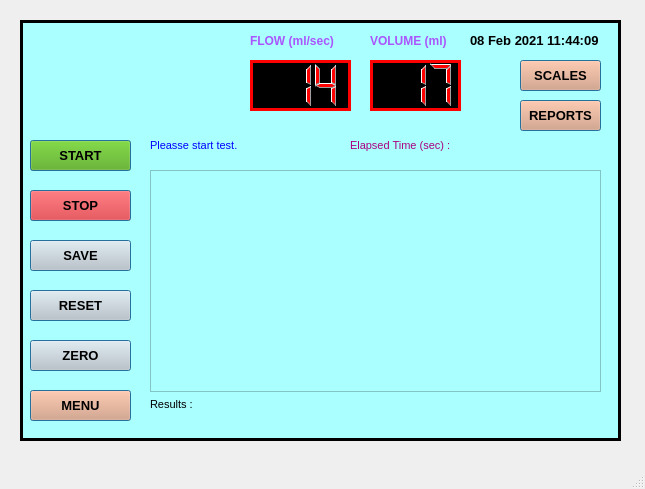
<?xml version="1.0" encoding="UTF-8"?>
<ui version="4.0">
 <class>MainWindow</class>
 <widget class="QMainWindow" name="MainWindow">
  <property name="geometry">
   <rect>
    <x>0</x>
    <y>0</y>
    <width>645</width>
    <height>489</height>
   </rect>
  </property>
  <property name="windowTitle">
   <string>MainWindow</string>
  </property>
  <widget class="QWidget" name="centralwidget">
   <widget class="QFrame" name="frame">
    <property name="geometry">
     <rect>
      <x>20</x>
      <y>20</y>
      <width>601</width>
      <height>421</height>
     </rect>
    </property>
    <property name="font">
     <font>
      <pointsize>12</pointsize>
     </font>
    </property>
    <property name="autoFillBackground">
     <bool>false</bool>
    </property>
    <property name="styleSheet">
     <string notr="true">background-color: rgb(170, 255, 255);</string>
    </property>
    <property name="frameShape">
     <enum>QFrame::Box</enum>
    </property>
    <property name="frameShadow">
     <enum>QFrame::Plain</enum>
    </property>
    <property name="lineWidth">
     <number>3</number>
    </property>
    <widget class="QPushButton" name="pushButton">
     <property name="geometry">
      <rect>
       <x>10</x>
       <y>10</y>
       <width>211</width>
       <height>101</height>
      </rect>
     </property>
     <property name="text">
      <string/>
     </property>
     <property name="icon">
      <iconset>
       <normaloff>../images/ARK LOGO.jpg</normaloff>../images/ARK LOGO.jpg</iconset>
     </property>
     <property name="iconSize">
      <size>
       <width>200</width>
       <height>400</height>
      </size>
     </property>
     <property name="autoDefault">
      <bool>false</bool>
     </property>
     <property name="default">
      <bool>false</bool>
     </property>
     <property name="flat">
      <bool>true</bool>
     </property>
    </widget>
    <widget class="QLabel" name="label">
     <property name="geometry">
      <rect>
       <x>450</x>
       <y>10</y>
       <width>131</width>
       <height>21</height>
      </rect>
     </property>
     <property name="font">
      <font>
       <family>Arial</family>
       <pointsize>10</pointsize>
       <weight>75</weight>
       <bold>true</bold>
      </font>
     </property>
     <property name="text">
      <string>08 Feb 2021 11:44:09</string>
     </property>
    </widget>
    <widget class="QLCDNumber" name="lcdNumber">
     <property name="geometry">
      <rect>
       <x>230</x>
       <y>40</y>
       <width>101</width>
       <height>51</height>
      </rect>
     </property>
     <property name="font">
      <font>
       <family>Arial</family>
       <pointsize>14</pointsize>
       <weight>75</weight>
       <bold>true</bold>
      </font>
     </property>
     <property name="styleSheet">
      <string notr="true">background-color: rgb(0, 0, 0);
color: rgb(255, 0, 0);</string>
     </property>
     <property name="frameShadow">
      <enum>QFrame::Plain</enum>
     </property>
     <property name="lineWidth">
      <number>3</number>
     </property>
     <property name="digitCount">
      <number>3</number>
     </property>
     <property name="value" stdset="0">
      <double>14.000000000000000</double>
     </property>
    </widget>
    <widget class="QLCDNumber" name="lcdNumber_2">
     <property name="geometry">
      <rect>
       <x>350</x>
       <y>40</y>
       <width>91</width>
       <height>51</height>
      </rect>
     </property>
     <property name="font">
      <font>
       <family>Arial</family>
       <pointsize>20</pointsize>
       <weight>75</weight>
       <bold>true</bold>
      </font>
     </property>
     <property name="styleSheet">
      <string notr="true">background-color: rgb(0, 0, 0);
color: rgb(255, 0, 0);</string>
     </property>
     <property name="frameShadow">
      <enum>QFrame::Plain</enum>
     </property>
     <property name="lineWidth">
      <number>3</number>
     </property>
     <property name="digitCount">
      <number>3</number>
     </property>
     <property name="value" stdset="0">
      <double>17.000000000000000</double>
     </property>
    </widget>
    <widget class="QPushButton" name="pushButton_2">
     <property name="geometry">
      <rect>
       <x>10</x>
       <y>120</y>
       <width>101</width>
       <height>31</height>
      </rect>
     </property>
     <property name="font">
      <font>
       <family>Arial</family>
       <pointsize>10</pointsize>
       <weight>75</weight>
       <bold>true</bold>
      </font>
     </property>
     <property name="styleSheet">
      <string notr="true">background-color: rgb(85, 170, 0);</string>
     </property>
     <property name="text">
      <string>START</string>
     </property>
     <property name="autoDefault">
      <bool>true</bool>
     </property>
     <property name="default">
      <bool>true</bool>
     </property>
     <property name="flat">
      <bool>false</bool>
     </property>
    </widget>
    <widget class="QPushButton" name="pushButton_3">
     <property name="geometry">
      <rect>
       <x>10</x>
       <y>170</y>
       <width>101</width>
       <height>31</height>
      </rect>
     </property>
     <property name="font">
      <font>
       <family>Arial</family>
       <pointsize>10</pointsize>
       <weight>75</weight>
       <bold>true</bold>
      </font>
     </property>
     <property name="styleSheet">
      <string notr="true">background-color: rgb(252, 0, 0);</string>
     </property>
     <property name="text">
      <string>STOP</string>
     </property>
     <property name="autoDefault">
      <bool>true</bool>
     </property>
     <property name="default">
      <bool>true</bool>
     </property>
     <property name="flat">
      <bool>false</bool>
     </property>
    </widget>
    <widget class="QPushButton" name="pushButton_4">
     <property name="geometry">
      <rect>
       <x>10</x>
       <y>220</y>
       <width>101</width>
       <height>31</height>
      </rect>
     </property>
     <property name="font">
      <font>
       <family>Arial</family>
       <pointsize>10</pointsize>
       <weight>75</weight>
       <bold>true</bold>
      </font>
     </property>
     <property name="styleSheet">
      <string notr="true">background-color: rgb(203, 203, 203);</string>
     </property>
     <property name="text">
      <string>SAVE</string>
     </property>
     <property name="autoDefault">
      <bool>true</bool>
     </property>
     <property name="default">
      <bool>true</bool>
     </property>
     <property name="flat">
      <bool>false</bool>
     </property>
    </widget>
    <widget class="QPushButton" name="pushButton_5">
     <property name="geometry">
      <rect>
       <x>10</x>
       <y>270</y>
       <width>101</width>
       <height>31</height>
      </rect>
     </property>
     <property name="font">
      <font>
       <family>Arial</family>
       <pointsize>10</pointsize>
       <weight>75</weight>
       <bold>true</bold>
      </font>
     </property>
     <property name="styleSheet">
      <string notr="true">background-color: rgb(203, 203, 203);</string>
     </property>
     <property name="text">
      <string>RESET</string>
     </property>
     <property name="autoDefault">
      <bool>true</bool>
     </property>
     <property name="default">
      <bool>true</bool>
     </property>
     <property name="flat">
      <bool>false</bool>
     </property>
    </widget>
    <widget class="QPushButton" name="pushButton_6">
     <property name="geometry">
      <rect>
       <x>10</x>
       <y>370</y>
       <width>101</width>
       <height>31</height>
      </rect>
     </property>
     <property name="font">
      <font>
       <family>Arial</family>
       <pointsize>10</pointsize>
       <weight>75</weight>
       <bold>true</bold>
      </font>
     </property>
     <property name="styleSheet">
      <string notr="true">background-color: rgb(231, 154, 115);</string>
     </property>
     <property name="text">
      <string>MENU</string>
     </property>
     <property name="autoDefault">
      <bool>true</bool>
     </property>
     <property name="default">
      <bool>true</bool>
     </property>
     <property name="flat">
      <bool>false</bool>
     </property>
    </widget>
    <widget class="QLabel" name="label_3">
     <property name="geometry">
      <rect>
       <x>230</x>
       <y>10</y>
       <width>101</width>
       <height>21</height>
      </rect>
     </property>
     <property name="font">
      <font>
       <family>Arial</family>
       <pointsize>9</pointsize>
       <weight>75</weight>
       <bold>true</bold>
      </font>
     </property>
     <property name="styleSheet">
      <string notr="true">color: rgb(170, 85, 255);</string>
     </property>
     <property name="text">
      <string>FLOW (ml/sec)</string>
     </property>
    </widget>
    <widget class="QLabel" name="label_4">
     <property name="geometry">
      <rect>
       <x>350</x>
       <y>10</y>
       <width>81</width>
       <height>21</height>
      </rect>
     </property>
     <property name="font">
      <font>
       <family>Arial</family>
       <pointsize>9</pointsize>
       <weight>75</weight>
       <bold>true</bold>
      </font>
     </property>
     <property name="styleSheet">
      <string notr="true">color: rgb(170, 85, 255);</string>
     </property>
     <property name="text">
      <string>VOLUME (ml)</string>
     </property>
    </widget>
    <widget class="QPushButton" name="pushButton_7">
     <property name="geometry">
      <rect>
       <x>10</x>
       <y>320</y>
       <width>101</width>
       <height>31</height>
      </rect>
     </property>
     <property name="font">
      <font>
       <family>Arial</family>
       <pointsize>10</pointsize>
       <weight>75</weight>
       <bold>true</bold>
      </font>
     </property>
     <property name="styleSheet">
      <string notr="true">background-color: rgb(203, 203, 203);</string>
     </property>
     <property name="text">
      <string>ZERO</string>
     </property>
     <property name="autoDefault">
      <bool>true</bool>
     </property>
     <property name="default">
      <bool>true</bool>
     </property>
     <property name="flat">
      <bool>false</bool>
     </property>
    </widget>
    <widget class="QLabel" name="label_5">
     <property name="geometry">
      <rect>
       <x>130</x>
       <y>110</y>
       <width>181</width>
       <height>31</height>
      </rect>
     </property>
     <property name="font">
      <font>
       <family>Arial</family>
       <pointsize>8</pointsize>
      </font>
     </property>
     <property name="styleSheet">
      <string notr="true">color: rgb(0, 0, 255);</string>
     </property>
     <property name="text">
      <string>Pleasse start test.</string>
     </property>
    </widget>
    <widget class="QLabel" name="label_6">
     <property name="geometry">
      <rect>
       <x>330</x>
       <y>110</y>
       <width>151</width>
       <height>31</height>
      </rect>
     </property>
     <property name="font">
      <font>
       <family>Arial</family>
       <pointsize>8</pointsize>
      </font>
     </property>
     <property name="styleSheet">
      <string notr="true">color: rgb(170, 0, 127);</string>
     </property>
     <property name="text">
      <string>Elapsed Time (sec) :    </string>
     </property>
    </widget>
    <widget class="QPushButton" name="pushButton_8">
     <property name="geometry">
      <rect>
       <x>500</x>
       <y>80</y>
       <width>81</width>
       <height>31</height>
      </rect>
     </property>
     <property name="font">
      <font>
       <family>Arial</family>
       <pointsize>10</pointsize>
       <weight>75</weight>
       <bold>true</bold>
      </font>
     </property>
     <property name="styleSheet">
      <string notr="true">background-color: rgb(231, 154, 115);</string>
     </property>
     <property name="text">
      <string>REPORTS</string>
     </property>
     <property name="autoDefault">
      <bool>true</bool>
     </property>
     <property name="default">
      <bool>true</bool>
     </property>
     <property name="flat">
      <bool>false</bool>
     </property>
    </widget>
    <widget class="QPushButton" name="pushButton_9">
     <property name="geometry">
      <rect>
       <x>500</x>
       <y>40</y>
       <width>81</width>
       <height>31</height>
      </rect>
     </property>
     <property name="font">
      <font>
       <family>Arial</family>
       <pointsize>10</pointsize>
       <weight>75</weight>
       <bold>true</bold>
      </font>
     </property>
     <property name="styleSheet">
      <string notr="true">background-color: rgb(231, 154, 115);</string>
     </property>
     <property name="text">
      <string>SCALES</string>
     </property>
     <property name="autoDefault">
      <bool>true</bool>
     </property>
     <property name="default">
      <bool>true</bool>
     </property>
     <property name="flat">
      <bool>false</bool>
     </property>
    </widget>
    <widget class="QWidget" name="layoutWidget">
     <property name="geometry">
      <rect>
       <x>130</x>
       <y>150</y>
       <width>451</width>
       <height>241</height>
      </rect>
     </property>
     <layout class="QGridLayout" name="gridLayout">
      <item row="0" column="0">
       <widget class="QGraphicsView" name="graphicsView"/>
      </item>
      <item row="1" column="0">
       <widget class="QLabel" name="label_2">
        <property name="font">
         <font>
          <family>Arial</family>
          <pointsize>8</pointsize>
         </font>
        </property>
        <property name="text">
         <string>Results :</string>
        </property>
       </widget>
      </item>
     </layout>
    </widget>
   </widget>
  </widget>
  <widget class="QMenuBar" name="menubar">
   <property name="geometry">
    <rect>
     <x>0</x>
     <y>0</y>
     <width>645</width>
     <height>21</height>
    </rect>
   </property>
  </widget>
  <widget class="QStatusBar" name="statusbar"/>
 </widget>
 <resources/>
 <connections/>
</ui>
